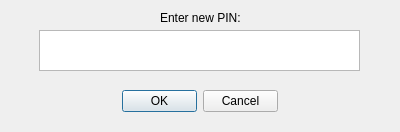
<?xml version="1.0" encoding="UTF-8"?>
<ui version="4.0">
 <class>Dialog</class>
 <widget class="QDialog" name="Dialog">
  <property name="geometry">
   <rect>
    <x>0</x>
    <y>0</y>
    <width>400</width>
    <height>132</height>
   </rect>
  </property>
  <property name="windowTitle">
   <string>Dialog</string>
  </property>
  <widget class="QDialogButtonBox" name="buttonBox">
   <property name="geometry">
    <rect>
     <x>122</x>
     <y>90</y>
     <width>156</width>
     <height>23</height>
    </rect>
   </property>
   <property name="orientation">
    <enum>Qt::Horizontal</enum>
   </property>
   <property name="standardButtons">
    <set>QDialogButtonBox::Cancel|QDialogButtonBox::Ok</set>
   </property>
  </widget>
  <widget class="QTextEdit" name="pinInputEdit">
   <property name="geometry">
    <rect>
     <x>39</x>
     <y>30</y>
     <width>321</width>
     <height>41</height>
    </rect>
   </property>
   <property name="inputMethodHints">
    <set>Qt::ImhDigitsOnly</set>
   </property>
  </widget>
  <widget class="QLabel" name="label">
   <property name="geometry">
    <rect>
     <x>160</x>
     <y>10</y>
     <width>101</width>
     <height>16</height>
    </rect>
   </property>
   <property name="text">
    <string>&lt;html&gt;&lt;head/&gt;&lt;body&gt;&lt;p&gt;Enter new PIN:&lt;/p&gt;&lt;/body&gt;&lt;/html&gt;</string>
   </property>
  </widget>
 </widget>
 <resources/>
 <connections>
  <connection>
   <sender>buttonBox</sender>
   <signal>accepted()</signal>
   <receiver>Dialog</receiver>
   <slot>accept()</slot>
   <hints>
    <hint type="sourcelabel">
     <x>248</x>
     <y>254</y>
    </hint>
    <hint type="destinationlabel">
     <x>157</x>
     <y>274</y>
    </hint>
   </hints>
  </connection>
  <connection>
   <sender>buttonBox</sender>
   <signal>rejected()</signal>
   <receiver>Dialog</receiver>
   <slot>reject()</slot>
   <hints>
    <hint type="sourcelabel">
     <x>316</x>
     <y>260</y>
    </hint>
    <hint type="destinationlabel">
     <x>286</x>
     <y>274</y>
    </hint>
   </hints>
  </connection>
 </connections>
</ui>
